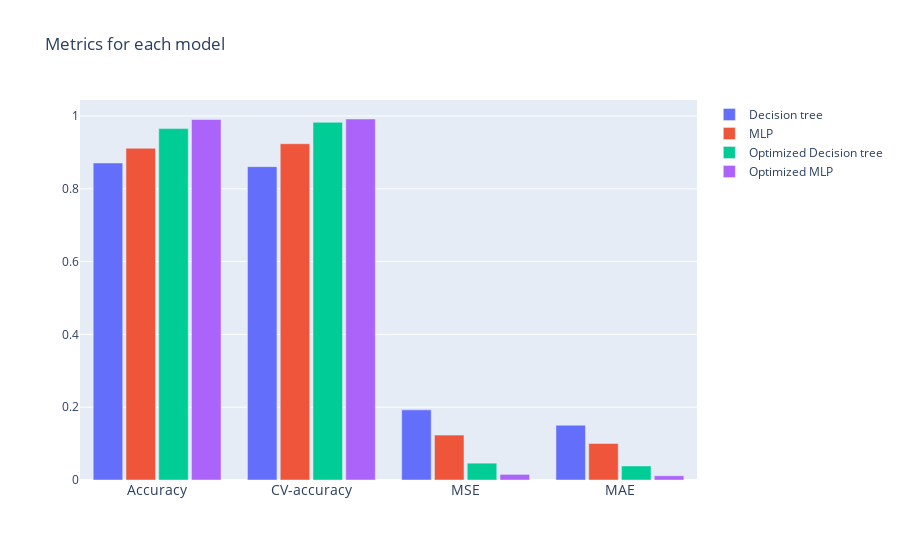

The cell this chart's notebook holds for it:
### Markdown cell above
# 4. Plot Results

### Code cell
# Ploting metrics
errors=['Accuracy','CV-accuracy','MSE', 'MAE']

fig = go.Figure(data=[
    go.Bar(name='Decision tree', x=errors, y=[dt.score(X_test, y_test),dt_cv.mean(),mean_squared_error(y_test, dt_pred), mean_absolute_error(y_test, dt_pred)]),
    go.Bar(name='MLP', x=errors, y=[mlp.score(X_test, y_test),mlp_cv.mean(),mean_squared_error(y_test, mlp_pred), mean_absolute_error(y_test, mlp_pred)]),
    go.Bar(name='Optimized Decision tree', x=errors, y=[gs_dt.score(X_test, y_test),gs_dt.best_score_,mean_squared_error(y_test, gs_dt_pred), mean_absolute_error(y_test, gs_dt_pred)]),
    go.Bar(name='Optimized MLP', x=errors, y=[gs_mlp.score(X_test, y_test),gs_mlp.best_score_,mean_squared_error(y_test, gs_mlp_pred), mean_absolute_error(y_test, gs_mlp_pred)])
])

fig.update_layout(
    title='Metrics for each model',
    xaxis_tickfont_size=14,
    barmode='group',
    bargap=0.15,
    bargroupgap=0.1
)
fig.show()

### Figure 1 — Plotly figure (JSON) as saved in the notebook; plotly's stock layout.template omitted (floating-point values rounded to 4 significant figures)
{"data": [{"name": "Decision tree", "type": "bar", "x": ["Accuracy", "CV-accuracy", "MSE", "MAE"], "y": [0.8709, 0.8609, 0.1927, 0.1503]}, {"name": "MLP", "type": "bar", "x": ["Accuracy", "CV-accuracy", "MSE", "MAE"], "y": [0.9114, 0.9238, 0.1233, 0.1002]}, {"name": "Optimized Decision tree", "type": "bar", "x": ["Accuracy", "CV-accuracy", "MSE", "MAE"], "y": [0.9653, 0.9826, 0.04624, 0.03854]}, {"name": "Optimized MLP", "type": "bar", "x": ["Accuracy", "CV-accuracy", "MSE", "MAE"], "y": [0.9904, 0.9917, 0.01541, 0.01156]}], "layout": {"bargap": 0.15, "bargroupgap": 0.1, "barmode": "group", "title": {"text": "Metrics for each model"}, "xaxis": {"tickfont": {"size": 14}}}}
